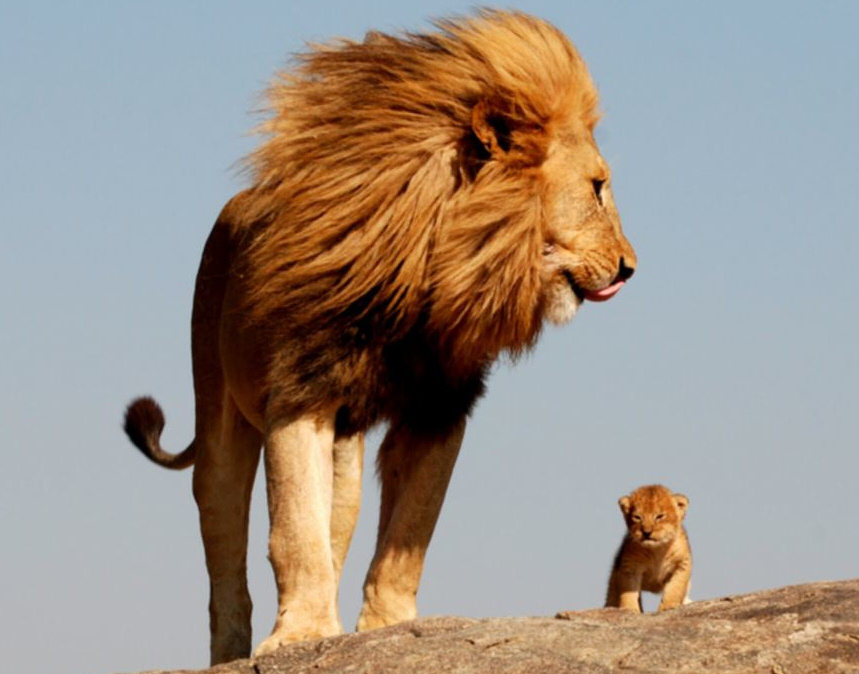
#> input picture lion.jpg, 859 x 674 px
$ python geo.py
#> lines starting #> are read from the running program, lines starting #| are printed output that depends on the picture
import cv2
import numpy

img=cv2.imread("lion.jpg")
#> img is the input picture: shape (674, 859, 3); mean B, G, R 135.7, 146.2, 157.9

m=numpy.float32([[1,0,100],[0,1,50]])
print (m)

h,w,c=img.shape
#> h = 674; w = 859; c = 3

m=cv2.getRotationMatrix2D((h/2,w/2),90,1)
dst=cv2.warpAffine(img,m,(h,w))
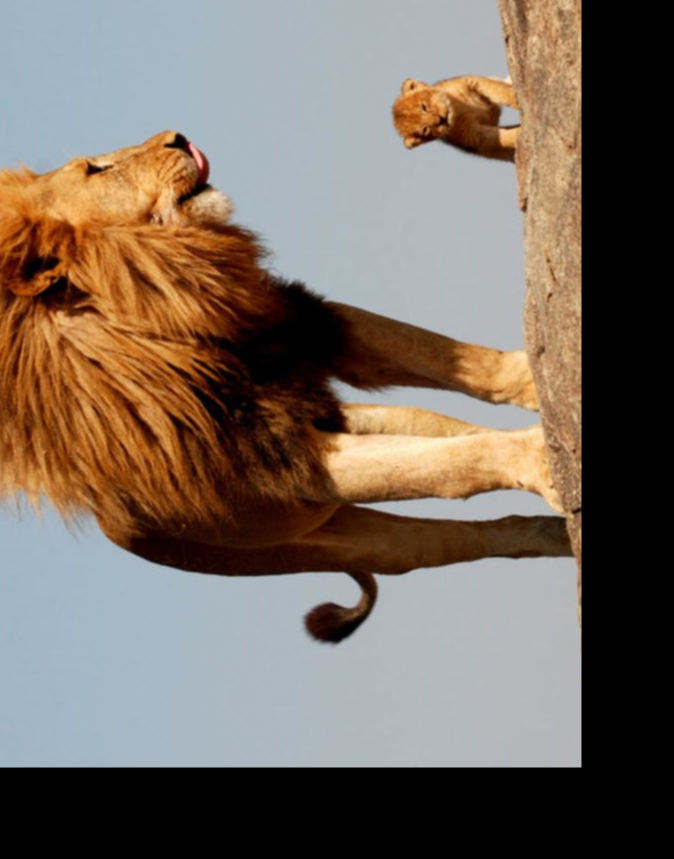
#> dst: shape (859, 674, 3); mean B, G, R 97.2, 107.7, 120.2

cv2.imshow("image",img)
cv2.imshow("image1",dst)

cv2.waitKey(0)
cv2.destroyAllWindows()
